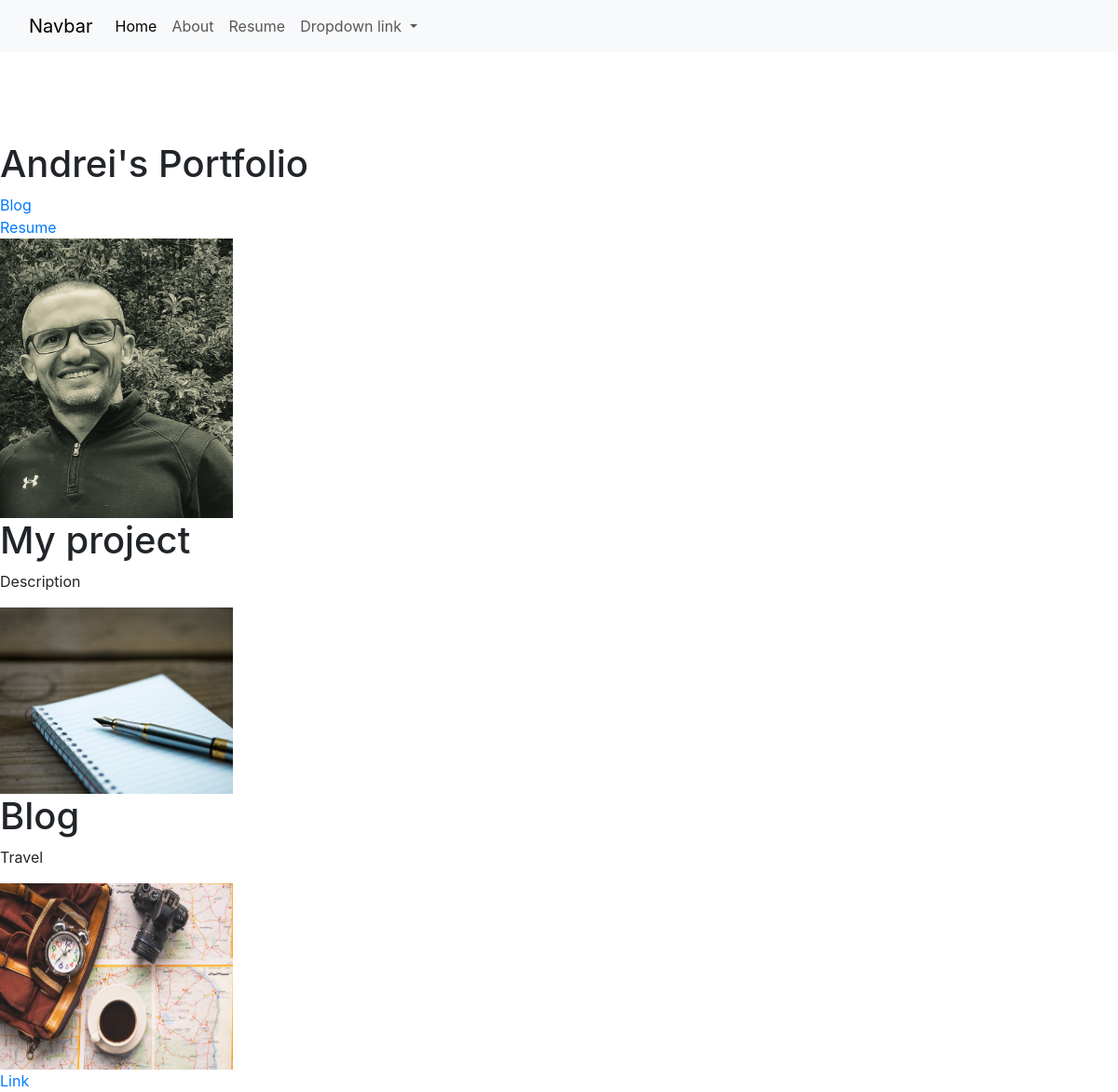
The page / on the database its author committed.
### portfolio/models.py (models this page shows, shortened)
class Project(models.Model):
    title = models.CharField(max_length=100)
    description = models.CharField(max_length=250)
    image = models.ImageField(upload_to='portfolio/images')
    url = models.URLField(blank=True)

### portfolio/views.py (the view)
# urls.py: 2. Add a URL to urlpatterns:  path('', views.home, name='home')
def home(request):
    projects = Project.objects.all()
    return render(request, 'portfolio/home.html', {'projects':projects})

### portfolio/templates/portfolio/home.html
{% extends 'portfolio/base.html' %}
{% block content %}
<h1>Andrei's Portfolio</h1>
{% load static %}
<a href="{% url 'blog:all_blogs' %}">Blog</a>
<br>
<a href="{% static 'portfolio/resume.pdf' %}">Resume</a>
<br>
<img src="{% static 'portfolio/personal.jpg' %}" height="300" width="250">
{% for project in projects %}
<h1>{{ project.title }}</h1>
<p>{{ project.description }}</p>
<img src="{{ project.image.url }}" height="200" width="250">
{% if project.url %}
<br><a href="{{ project.url }}">Link</a>
{% endif %}
{% endfor %}
{% endblock %}

### portfolio/templates/portfolio/base.html (shortened to what this page needs)
<!doctype html>
<html lang="en">
  <head>
    <link href="https://cdn.jsdelivr.net/npm/bootstrap@5.3.0/dist/css/bootstrap.min.css" rel="stylesheet">
    <link rel="stylesheet" href="https://maxcdn.bootstrapcdn.com/bootstrap/4.0.0/css/bootstrap.min.css">
  </head>
  <body>
     <header>
    <nav class="navbar navbar-expand-lg bg-body-tertiary">
        <div class="container-fluid">
          <a class="navbar-brand" href="#">Navbar</a>
          <div class="collapse navbar-collapse" id="navbarNavDropdown">
            <ul class="navbar-nav">
              <li class="nav-item">
                <a class="nav-link active" aria-current="page" href="#">Home</a>
              </li>
              <li class="nav-item">
                <a class="nav-link" href="#">About</a>
              </li>
              <li class="nav-item">
                <a class="nav-link" href="#">Resume</a>
              </li>
              <li class="nav-item dropdown">
                <a class="nav-link dropdown-toggle" href="#" role="button" data-bs-toggle="dropdown" aria-expanded="false">
                  Dropdown link
                </a>
              </li>
            </ul>
          </div>
        </div>
      </nav>
      </header>
      <div class="container">
        <h1 class="text-center pt-3">{{ blog.title }}</h1>
        <br />
        <br />
      </div>
      {% block content %}
      {% endblock%}
  </body>
</html>

### rows shown on the page
Project: title "My project", description "Description", image (picture)
Project: title "Blog", description "Travel", image (picture)
